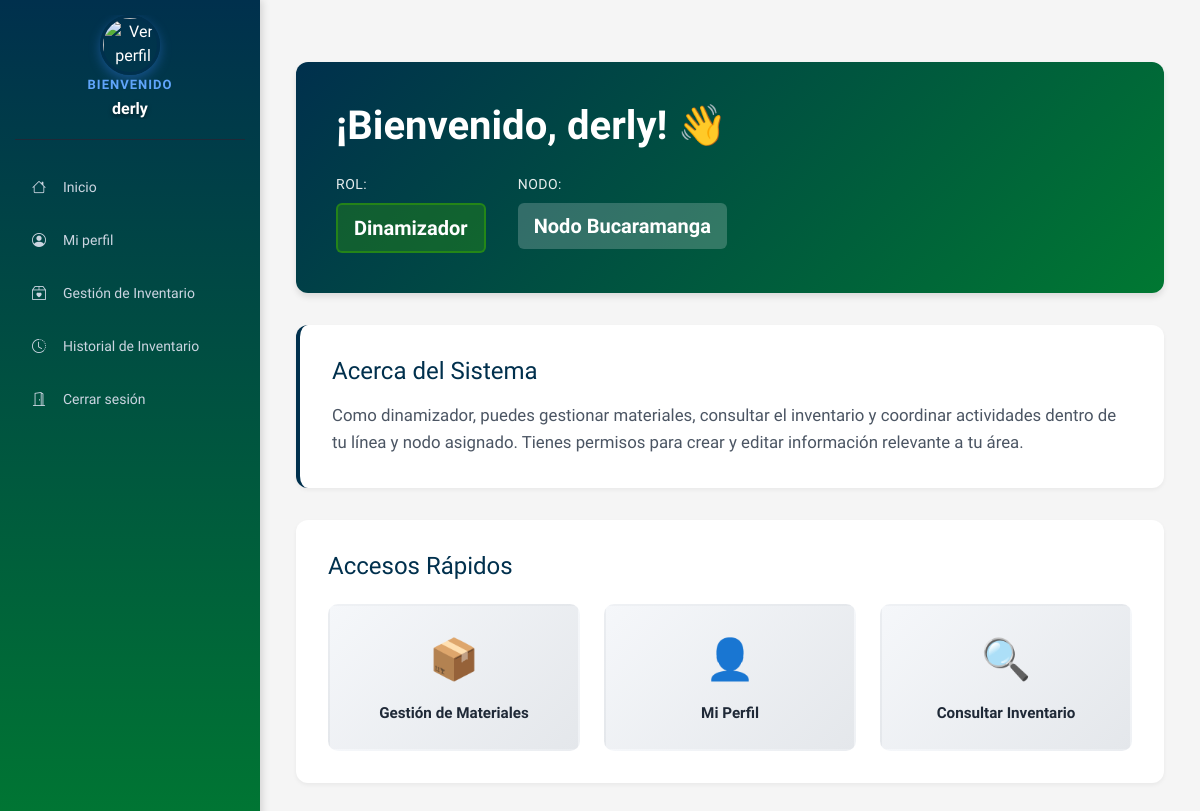
The page /public/?url=home/index (signed in) on the database its author committed.
### tables this page shows
CREATE TABLE `usuarios` (
  `id` int(11) NOT NULL,
  `nombre` varchar(100) NOT NULL,
  `correo` varchar(100) NOT NULL,
  `nombre_usuario` varchar(50) NOT NULL,
  `password` varchar(255) NOT NULL,
  `celular` varchar(20) DEFAULT NULL,
  `cargo` varchar(100) DEFAULT NULL,
  `rol` enum('admin','usuario','dinamizador') DEFAULT 'usuario',
  `foto` varchar(255) DEFAULT NULL,
  `estado` tinyint(4) DEFAULT 1,
  `email_verified` tinyint(4) DEFAULT 0,
  `recovery_code` varchar(6) DEFAULT NULL,
  `recovery_expire` datetime DEFAULT NULL,
  `recovery_last_sent` datetime DEFAULT NULL,
  `verification_code` varchar(6) DEFAULT NULL,
  `verification_expire` datetime DEFAULT NULL,
  `verification_last_sent` datetime DEFAULT NULL,
  `nodo_id` int(11) DEFAULT NULL,
  `linea_id` int(11) DEFAULT NULL,
  `fecha_creacion` timestamp NOT NULL DEFAULT current_timestamp(),
  `fecha_actualizacion` timestamp NOT NULL DEFAULT current_timestamp() ON UPDATE current_timestamp()
);

### app/core/Controller.php (called while the page is built, shortened)
<?php
abstract class Controller {
    protected function view($view, $data = []) {
        extract($data);
        require __DIR__ . '/../views/layouts/header.php';
        require __DIR__ . '/../views/' . $view . '.php';
        require __DIR__ . '/../views/layouts/footer.php';
    }
}

### app/controllers/HomeController.php (called while the page is built, shortened)
<?php
class HomeController extends Controller {
    public function index() {
        $usuario = $_SESSION['user'];
        $userModel = new User();
        $usuarioCompleto = $userModel->findById($usuario['id']);
        $lineaNombre = null;
        $nodoNombre = null;
        if (!empty($usuarioCompleto['nodo_id'])) {
            $nodoModel = new Nodo();
            $nodo = $nodoModel->getById($usuarioCompleto['nodo_id']);
            $nodoNombre = $nodo['nombre'] ?? null;
        }
        $this->view('home/index', [
            'usuario'     => $usuario,
            'lineaNombre' => $lineaNombre,
            'nodoNombre'  => $nodoNombre,
            'pageStyles'  => ['home'],
            'pageScripts' => [],
        ]);
    }
}

### public/index.php (called while the page is built, shortened)
<?php
require_once __DIR__ . '/../app/core/Database.php';
require_once __DIR__ . '/../app/core/Model.php';
require_once __DIR__ . '/../app/core/Controller.php';
$url = $_GET['url'] ?? 'auth/login';
$url = trim($url, '/');
$parts = explode('/', $url);
$controllerName = ucfirst($parts[0]) . 'Controller';
$method = $parts[1] ?? 'login';
if (!method_exists($controller = new $controllerName(), $method)) {
    header('Content-Type: application/json; charset=utf-8');
    http_response_code(404);
    echo json_encode(['error' => "Método '$method' no encontrado en '$controllerName'"]);
    exit;
}
$controller->$method();

### app/core/Model.php (called while the page is built, shortened)
<?php
abstract class Model {
    public function __construct() {
        $this->db = Database::getInstance();
    }
}

### app/core/Database.php (called while the page is built, shortened)
<?php
class Database {
    private static $instance = null;
    private function __construct() {
        $dsn = "mysql:host=" . DB_HOST . ";dbname=" . DB_NAME . ";charset=utf8mb4";
        $this->pdo = new PDO($dsn, DB_USER, DB_PASS, [
            PDO::ATTR_ERRMODE => PDO::ERRMODE_EXCEPTION
        ]);
    }
    public static function getInstance() {
        if (self::$instance === null) {
            self::$instance = new Database();
        }
        return self::$instance->pdo;
    }
}

### app/models/User.php (called while the page is built, shortened)
<?php
class User extends Model
{
    public function findById($id)
    {
        $stmt = $this->db->prepare("SELECT * FROM usuarios WHERE id = :id LIMIT 1");
        $stmt->execute([':id' => $id]);
        return $stmt->fetch(PDO::FETCH_ASSOC);
    }
}

### app/models/Nodo.php (called while the page is built, shortened)
<?php
class Nodo extends Model
{
    public function getById($id)
    {
        $stmt = $this->db->prepare("SELECT * FROM nodos WHERE id = :id");
        $stmt->execute([':id' => $id]);
        return $stmt->fetch(PDO::FETCH_ASSOC);
    }
}

### app/views/home/index.php (the view, shortened to what this page needs)
<?php
$rol = $usuario['rol'] ?? 'usuario';
$nombre = $usuario['nombre'] ?? 'Usuario';
$descripciones = [
    'admin' => 'Tienes acceso completo al sistema para gestionar usuarios, materiales, auditoría y todas las configuraciones. Puedes crear, editar, eliminar y visualizar toda la información del inventario.',
    'dinamizador' => 'Como dinamizador, puedes gestionar materiales, consultar el inventario y coordinar actividades dentro de tu línea y nodo asignado. Tienes permisos para crear y editar información relevante a tu área.',
    'usuario' => 'Bienvenido al sistema de inventario SENA. Puedes consultar materiales, ver el estado del inventario y acceder a la información de tu línea y nodo asignado.',
    'invitado' => 'Como invitado, tienes acceso de solo lectura al sistema. Puedes consultar información sobre materiales e inventario, pero no realizar modificaciones.'
];
$descripcion = $descripciones[$rol] ?? $descripciones['usuario'];
$rolesNombres = [
    'admin' => 'Administrador',
    'dinamizador' => 'Dinamizador',
    'usuario' => 'Usuario',
    'invitado' => 'Invitado'
];
$rolNombre = $rolesNombres[$rol] ?? 'Usuario';
?>
<div class="container-bienvenida">
    <div class="bienvenida-header">
        <h1>¡Bienvenido, <?php echo htmlspecialchars($nombre); ?>! 👋</h1>
        <div class="info-usuario">
            <div class="info-item">
                <span class="info-label">Rol:</span>
                <span class="info-value rol-<?php echo htmlspecialchars($rol); ?>">
                    <?php echo htmlspecialchars($rolNombre); ?>
                </span>
            </div>
            <?php if ($rol !== 'admin' && !empty($nodoNombre)): ?>
                <div class="info-item">
                    <span class="info-label">Nodo:</span>
                    <span class="info-value"><?php echo htmlspecialchars($nodoNombre); ?></span>
                </div>
            <?php endif; ?>
        </div>
    </div>
    <div class="bienvenida-descripcion">
        <h2>Acerca del Sistema</h2>
        <p><?php echo htmlspecialchars($descripcion); ?></p>
    </div>
    <div class="accesos-rapidos">
        <h3>Accesos Rápidos</h3>
        <div class="accesos-grid">
            <?php if ($rol === 'admin' || $rol === 'dinamizador'): ?>
                <a href="<?php echo BASE_URL; ?>/materiales/index" class="acceso-card">
                    <span class="acceso-icon">📦</span>
                    <span class="acceso-titulo">Gestión de Materiales</span>
                </a>
            <?php endif; ?>
            <a href="<?php echo BASE_URL; ?>/perfil/ver" class="acceso-card">
                <span class="acceso-icon">👤</span>
                <span class="acceso-titulo">Mi Perfil</span>
            </a>
            <a href="<?php echo BASE_URL; ?>/materiales/index" class="acceso-card">
                <span class="acceso-icon">🔍</span>
                <span class="acceso-titulo">Consultar Inventario</span>
            </a>
        </div>
    </div>
</div>

### public/css/layout.css (style rules this page uses)
* { margin: 0; padding: 0; box-sizing: border-box; }
html, body { height: 100%; width: 100%; overflow-x: hidden; }
body { display: grid; grid-template-columns: 260px 1fr; grid-template-rows: 1fr; background-color: #f0f2f5; font-family: "Work Sans", system-ui, -apple-system, "Segoe UI", sans-serif; min-height: 100vh; margin: 0; padding: 0; color: #212529; }

### public/css/style.css (style rules this page uses)
* { font-family: "Work Sans", system-ui, -apple-system, "Segoe UI", sans-serif; }
html, body { font-family: "Work Sans", system-ui, -apple-system, "Segoe UI", sans-serif; }
body { background-color: #f8f9fa; }

### public/css/audit_mejorado.css (style rules this page uses)
* { --bs-modal-fade-transition: none !important; }

### public/css/home.css (style rules this page uses)
.container-bienvenida { max-width: 1200px; margin: 2rem auto; padding: 0 1rem; }
.bienvenida-header { background: linear-gradient(135deg, #00304D 0%, #007832 100%); color: white; padding: 2.5rem; border-radius: 12px; margin-bottom: 2rem; box-shadow: 0 4px 6px rgba(0, 0, 0, 0.1); }
.bienvenida-header h1 { margin: 0 0 1.5rem 0; font-size: 2.5rem; font-weight: 600; }
.info-usuario { display: flex; flex-wrap: wrap; gap: 2rem; }
.info-item { display: flex; flex-direction: column; gap: 0.5rem; }
.info-label { font-size: 0.875rem; opacity: 0.9; font-weight: 500; text-transform: uppercase; letter-spacing: 0.5px; }
.info-value { font-size: 1.25rem; font-weight: 600; background: rgba(255, 255, 255, 0.2); padding: 0.5rem 1rem; border-radius: 6px; display: inline-block; }
.rol-dinamizador { background: rgba(57, 169, 0, 0.3) !important; border: 2px solid rgba(57, 169, 0, 0.5); }
.bienvenida-descripcion { background: white; padding: 2rem; border-radius: 12px; margin-bottom: 2rem; box-shadow: 0 2px 4px rgba(0, 0, 0, 0.05); border-left: 4px solid #00304D; }
.bienvenida-descripcion h2 { margin: 0 0 1rem 0; color: #00304D; font-size: 1.5rem; }
.bienvenida-descripcion p { margin: 0; color: #4b5563; line-height: 1.6; font-size: 1.05rem; }
.accesos-rapidos { background: white; padding: 2rem; border-radius: 12px; box-shadow: 0 2px 4px rgba(0, 0, 0, 0.05); }
.accesos-rapidos h3 { margin: 0 0 1.5rem 0; color: #00304D; font-size: 1.5rem; }
.accesos-grid { display: grid; grid-template-columns: repeat(auto-fill, minmax(200px, 1fr)); gap: 1.5rem; }
.acceso-card { display: flex; flex-direction: column; align-items: center; gap: 0.75rem; padding: 1.5rem; background: linear-gradient(135deg, #f5f7fa 0%, #e4e7eb 100%); border-radius: 10px; text-decoration: none; color: #1f2937; transition: all 0.3s ease; border: 2px solid transparent; }
.acceso-icon { font-size: 2.5rem; }
.acceso-titulo { font-weight: 600; text-align: center; font-size: 0.95rem; }

### rows shown on the page
usuarios: nombre "derly", rol "Dinamizador", rol "Como dinamizador, puedes gestionar materiales, consultar el inventario y coordinar actividades dentro de tu línea y nodo asignado. Tienes permisos para crear y editar información relevante a tu área."

### other values the page prints
$nombre "derly"
$nodoNombre "Nodo Bucaramanga"
